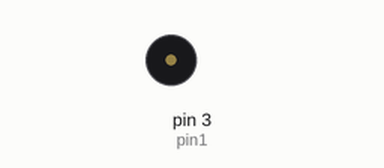
Simulated run of this sketch. Board: Arduino Uno, built with avr-gcc and run on an emulated ATmega328P. Shown: buzzer (waves = sounding).

Above: at 0.15 s.
Timing chart, 0 to 3.0 s (numbered marks = the images above):
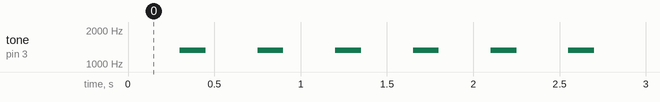

The sketch:

Speaker.ino
```cpp
#include <Alarm.h>

int pin1 = 3;
Alarm alarm1(pin1, 300, 150, 1325);
void setup() {
//  pinMode(speaker, OUTPUT);
//  pinMode(speaker2, OUTPUT);
}

void loop() {
  alarm1.on();
//  alarm2.on();
//  tone(speaker, 1350);
//  delay(250);
//  noTone(speaker);
//  delay(2000);
//  tone(speaker2, 1350);
//  delay(250);
//  noTone(speaker2);
//  delay(150);


}
```

Measured:
- by itself, tone on pin 3 (pin1): alternates 1325 Hz for 0.15 s and silent for 0.30 s
